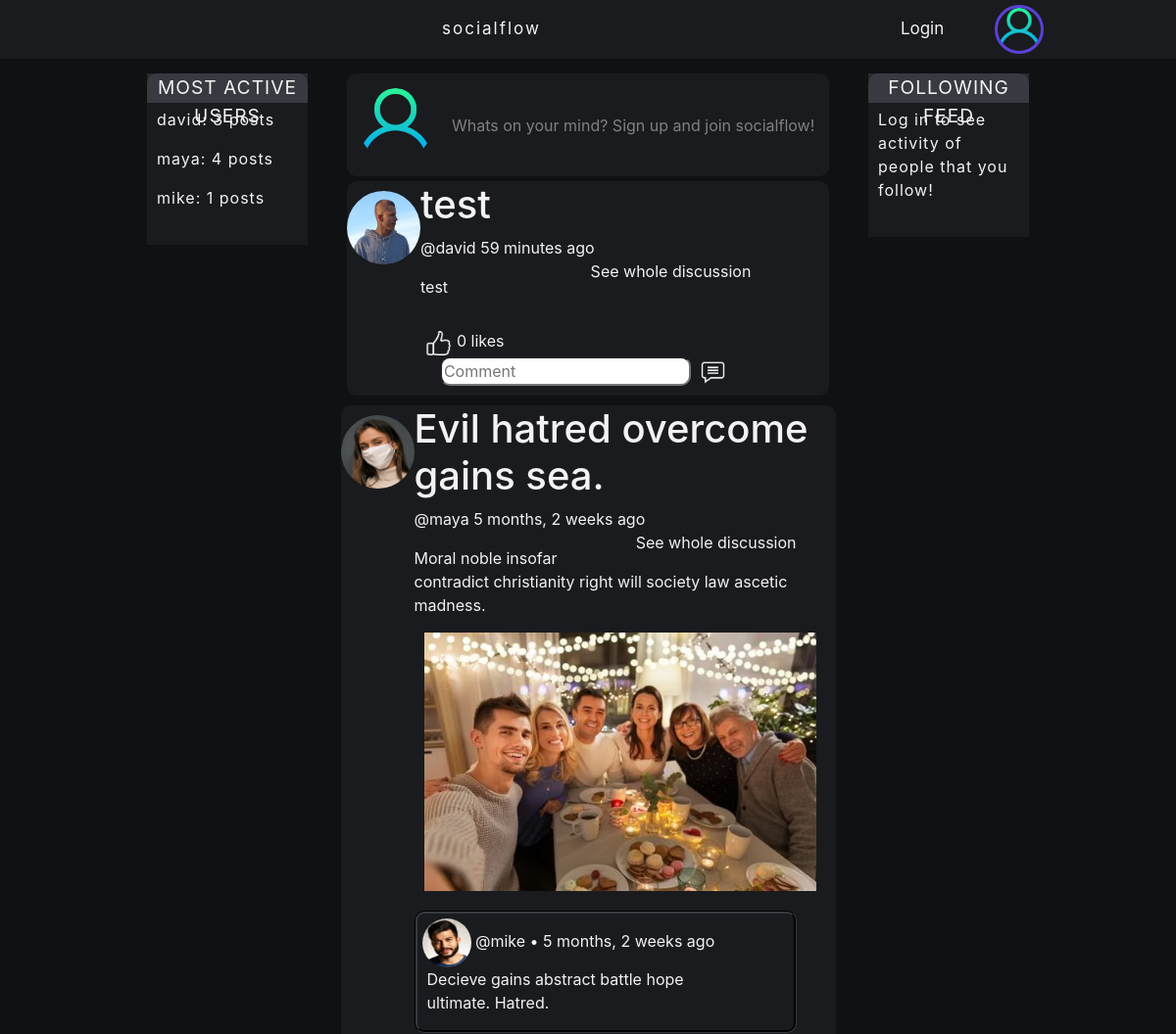
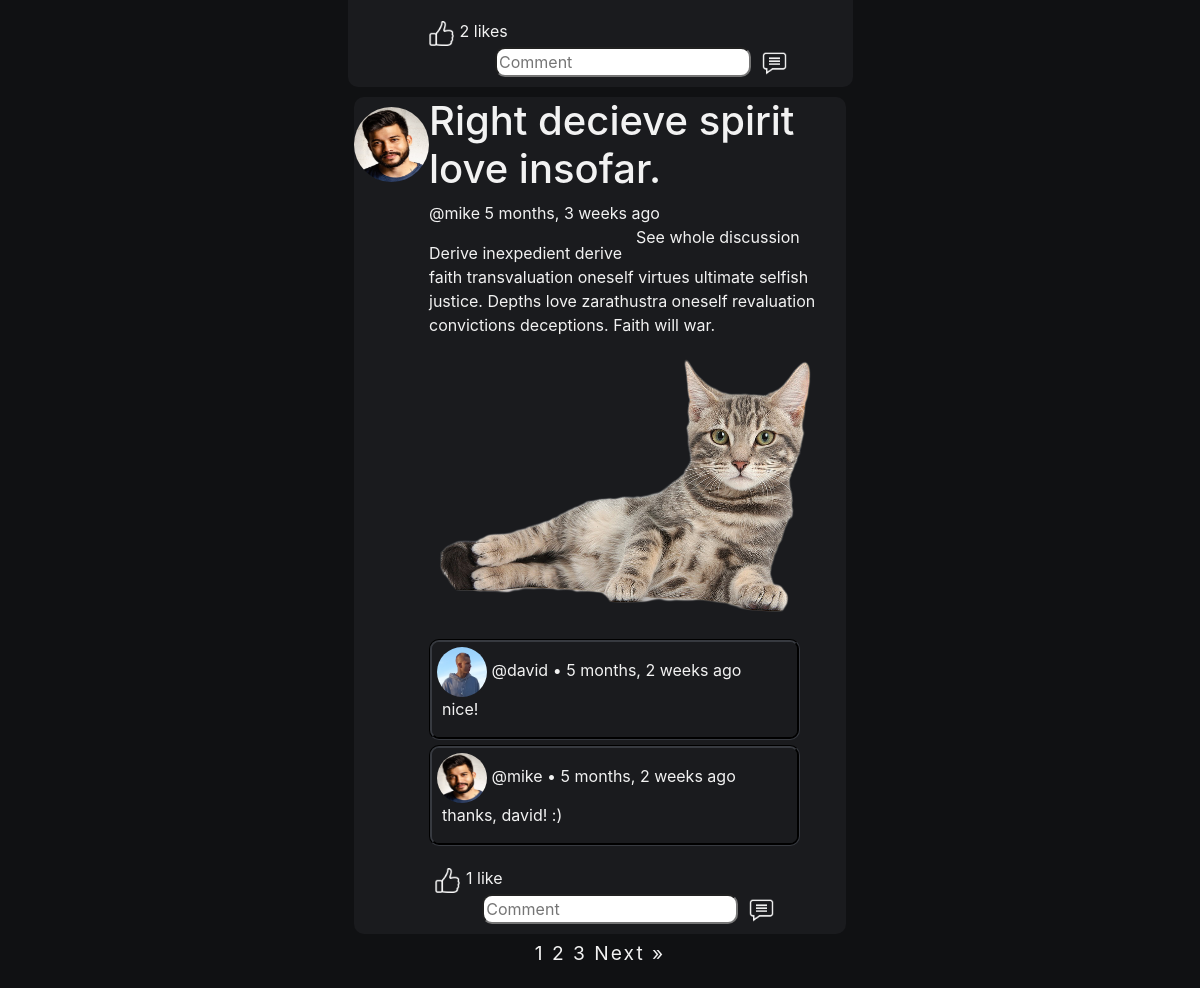
The page / on the database its author committed (2 pictures, top to bottom).
### DjangoBlogApp/models.py (models this page shows, shortened)
class Post(models.Model):
    name = models.CharField(max_length=48, blank=True, null=True)
    content = models.TextField(max_length=512)
    likes = models.ManyToManyField(User, blank=True, related_name="blog_posts")
    img = models.ImageField(null=True, blank=True)
    host = models.ForeignKey(User, on_delete=models.CASCADE, blank=True, null=True)
    published = models.DateTimeField(auto_now_add=True)
    class Meta():
        ordering = ['-published']

class Profile(models.Model):
    user = models.OneToOneField(User, on_delete=models.CASCADE, blank=True, null=True)
    biogram = models.TextField(max_length=512)
    avatar = models.ImageField(null=True, blank=True, default='default.png')
    followers = models.ManyToManyField(User, blank=True, related_name="followers")
    following = models.ManyToManyField(User, blank=True, related_name="following")

class Comment(models.Model):
    author = models.ForeignKey(User, on_delete=models.CASCADE, blank=True, null=True)
    post = models.ForeignKey(Post, related_name="comments", on_delete=models.CASCADE, blank=True, null=True)
    content = models.TextField(max_length=128, blank=True, null=True)
    published = models.DateTimeField(auto_now_add=True)
    class Meta():
        ordering = ['published']

### DjangoBlogApp/views.py (the view, shortened to what this page needs)
# urls.py: path('', views.home, name="home"),
def home(request):
    users = User.objects.all()
    users_and_posts = {}
    for user in users:
        if Post.objects.filter(host=user):
            user_posts = Post.objects.filter(host=user).count()
            users_and_posts[Post.objects.filter(host=user).first().host] = user_posts
    q = request.GET.get('q') if request.GET.get('q') != None else ''
    posts = Post.objects.filter(
        Q(name__icontains=q) |
        Q(content__icontains=q) |
        Q(host__username__icontains=q)
    )
    p = Paginator(Post.objects.all(), 3)
    page = request.GET.get('page')
    paginated_posts = p.get_page(page)
    if request.user.is_authenticated:
        followed_people = request.user.profile.following.all()
        followed_posts = Post.objects.filter(host__in=followed_people).all()
    else:
        followed_posts = None
    recent_comments = Comment.objects.all().order_by('-published')[:5]
    comments = Comment.objects.all()
    context = {
        'posts': posts,
        'paginated_posts': paginated_posts,
        'comments': comments,
        'recent_comments': recent_comments,
        'users_and_posts': users_and_posts,
        'followed_posts': followed_posts,
    }
    return render(request, 'DjangoBlogApp/home.html', context)

### DjangoBlogApp/templates/DjangoBlogApp/home.html (shortened to what this page needs)
{% include 'DjangoBlogApp/main.html' %}
{% load static %}
{% block content %}
<div class="home-container">
    <div class="left-sidebar">
        <div class="sidebar-most-and-recent-container">
            <div class="sidebar-label">
                MOST ACTIVE USERS
            </div>
            <div class="sidebar-content">
                {% for user, posts in users_and_posts.items %}
                    <p>{{user.username}}: {{posts}} posts</p>
                {% endfor %}
            </div>
        </div>
    </div>
    <div class="home-middle">
        <div class="create-post-container">
            <div class="avatar">
                {% if user.is_authenticated %}
                <img src="{{ request.user.profile.avatar.url }}" class="rounded-circle" style="width: 75px; height: 75px;"/>
                {% else %}
                <img src='{% static "images/default.png" %}' class="rounded-circle" style="width: 75px; height: 75px;"/>
                {% endif %}
            </div>
            <div class="greeting">
                {% if user.is_authenticated %}
                <a href="{% url 'create-post' %}">Whats on your mind, {{request.user.username}}?</a>
                {% else %}
                Whats on your mind? Sign up and join socialflow!
                {% endif %}
            </div>
        </div>
        <div class="posts-container">
            {% for post in paginated_posts %}
            <div class="post-container">
                <div class="avatar-container">
                    <a href="{% url 'profile' post.host.id %}"><img src="{{post.host.profile.avatar.url}}" class="rounded-circle" style="width: 75px; height: 75px;"/></a>
                </div>
                <div class="content-container">
                    <h1>{{post.name}}</h1>
                    <p>
                        <a href="{% url 'profile' post.host.id %}">@{{post.host}}</a>  {{post.published|timesince}} ago
                        <a class="on-right" href="{% url 'post-details' post.id%}">See whole discussion</a>
                    </p>
                    {{post.content|slice:":200"|linebreaks}}
                    {% if post.img %}
                    <div class="multimedia-container">
                        <img style="max-width: 400px; max-height: 266px;" src="{{ post.img.url }}"/>
                    </div>
                    {% endif %}
                    <div class="comments-container">
                    {% for comment in post.comments.all %}
                        <div class="comment-container">
                            <div class="comment-container-left">
                                <div class="comment-user-container">
                                    <img src="{{ comment.author.profile.avatar.url }}" class="rounded-circle" style="width: 50px; height: 50px;"/>
                                    <a class="post-date" href="{% url 'profile' comment.author.id %}">@{{comment.author}}</a> • {{comment.published|timesince}} ago
                                </div>
                                <div class="comment-content-container">
                                    {{comment.content|linebreaks}}
                                </div>
                            </div>
                        </div>
                    {% endfor %}
                        <div class="like-comment-save-container">
                            <div class="on-left">
                                {% if request.user in post.likes.all %}
                                <form method="POST">
                                    {% csrf_token %}
                                    <input type="hidden" name="unlike" value="unlike">
                                        <button class="comment-button" type="submit" name="post_id" value="{{post.id}}" >
                                            <img src='{% static "images/unlike.png" %}' style="width: 25px; height: 25px;"/>
                                        </button>
                                </form>
                                {% else %}
                                    <form method="POST">
                                            <button class="comment-button" type="submit" name="post_id" value="{{post.id}}" >
                                                <img src='{% static "images/like.png" %}' style="width: 25px; height: 25px;"/>
                                            </button>
                                    </form>
                                {% endif %}
                                {% if post.likes.count == 1 %}
                                    {% if request.user in post.likes.all %}
                                        1 like (You)
                                    {% else %}
                                        {{post.likes.count}} like
                                    {% endif %}
                                {% else %}
                                    {{post.likes.count}} likes
                                {% endif %}
                            </div>
                            <div class="on-right">
                                <form method="POST">
                                    <input type="text" class="comment-input" name="comment_content" placeholder="Comment">
                                        <button class="comment-button" type="submit" name="post_id" value="{{post.id}}" >
                                            <img src='{% static "images/comment.png" %}' style="width: 25px; height: 25px;"/>
                                        </button>
                                </form>
                            </div>
                        </div>
                    </div>
                </div>
                <div class="edit-delete-container">
                </div>
            </div>
            {% endfor %}
            <div class="paginator">
            {% for post_number in paginated_posts.paginator.page_range %}
                {% if post_number == paginated_posts.number %}
                    {{ post_number }}
                {% else %}
                    <a href="?page={{ post_number }}">{{ post_number }}</a>
                {% endif %}
            {% endfor %}
            {% if paginated_posts.has_next %}
                <a href="?page={{ paginated_posts.next_page_number }}">Next &raquo;</a>
            {% endif %}
            </div>
        </div>
    </div>
    <div class="right-sidebar">
        <div class="sidebar-most-and-recent-container">
            <div class="sidebar-label">
                FOLLOWING FEED
            </div>
            <div class="sidebar-content">
                {% if user.is_authenticated %}
                {% if followed_posts %}
                {% for post in followed_posts %}
                    <div class="sidebar-content-element">
                        <div class="sidebar-content-element-post-info">
                            <div class="sidebar-content-element-user-avatar">
                                <img src="{{ post.host.profile.avatar.url }}" class="rounded-circle" style="width: 40px; height: 40px; border: solid; border-color: green;"/>
                            </div>
                            <div class="sidebar-content-element-rest">
                                <div class="sidebar-content-element-host-info">
                                    <a href="{% url 'profile' post.host.id %}">@{{post.host}}</a>
                                </div>
                                <div class="sidebar-content-element-post-date">
                                    {{post.published|timesince}} ago
                                </div>
                            </div>
                        </div>
                        <div class="sidebar-content-element-post-name">
                            <a href="{% url 'post-details' post.id %}">{{post.name}}</a>
                        </div>
                    </div>
                {% endfor %}
                {% else %}
                <p>Follow people to see their latest activity here!</p>
                {% endif %}
                {% else %}
                <p>Log in to see activity of people that you follow!</p>
                {% endif %}
            </div>
        </div>
    </div>
</div>
{% endblock content %}

### DjangoBlogApp/templates/DjangoBlogApp/main.html (shortened to what this page needs)
{% load static %}
<!DOCTYPE html>
<html lang="en">
  <head>
    <link rel="stylesheet" href="{% static '/css/main.css' %}" type="text/css">
    <link rel="stylesheet" href="https://cdn.jsdelivr.net/npm/bootstrap@4.3.1/dist/css/bootstrap.min.css">
  </head>
    {% include 'DjangoBlogApp/navbar.html' %}
    {% block content %}
    <body class="global">
    </body>
    {% endblock content %}
</html>

### DjangoBlogApp/templates/DjangoBlogApp/navbar.html
{% load static %}
  <nav class="top-navbar">
    <div class="top-navbar-left">
      <a class="logo" href="{% url 'home' %}">socialflow</a>
    </div>
    <div class="top-navbar-right">
    {% if user.is_authenticated %}
      <a href="{% url 'home' %}">Home</a>
      <a href="{% url 'about' %}">About</a>
      <a href="{% url 'logout' %}" class="on-right">Logout</a>
      <a href="{% url 'profile' request.user.id %}" class="on-right">
        <img src="{{ request.user.profile.avatar.url }}" class="rounded-circle" style="width: 50px; height: 50px;  border: solid; border-color: rgb(90, 65, 216);""/>
      </a>
      {% else %}
      <a href="{% url 'login' %}" class="on-right">Login</a>
      <a class="on-right"><img src='{% static "images/default.png" %}' class="rounded-circle" style="width: 50px; height: 50px;  border: solid; border-color: rgb(90, 65, 216);""/></a>
      {% endif %}
    </div>
  </nav>

### static/css/main.css (style rules this page uses)
.global { background-color: rgb(16,17,19); color: #f2f2f2; padding-top: 70px; }
.global a { color: #f2f2f2; text-decoration: none; }
.home-container { margin-left: 150px; margin-right: 150px; margin-top: 5px; display: grid; grid-template-columns: 3fr 9fr 3fr; column-gap: 40px; }
.posts-container { display: grid; place-items: center; margin-bottom: 20px; }
.post-container { display: grid; grid-template-columns: 1fr 6fr 1fr; text-align: left; border-radius: 10px; margin-top: 5px; padding-bottom: 10px; margin-bottom: 5px; background: rgb(26,27,30); min-width: 100%; }
.edit-delete-container { margin-top: 15px; display: flex; flex-direction: column; flex-wrap: wrap; justify-content: space-between; text-align: center; margin-right: 20px; margin-bottom: 15px; }
.avatar-container { margin-top: 10px; text-align: center; }
.comments-container { margin-right: 20px; }
.comment-container { display: grid; grid-template-columns: 7fr 1fr; text-align: left; border-radius: 10px; margin-top: 5px; margin-bottom: 5px; border: groove; border-color: #373a40; }
.logo { letter-spacing: 2px; }
.comment-user-container { margin-top: 5px; margin-left: 5px; }
.comment-content-container { margin-left: 10px; }
.content-container a.on-right { float: right; }
.sidebar-content { padding-top: 5px; padding-left: 10px; padding-right: 10px; padding-bottom: 20px; background: rgb(26,27,30); }
.sidebar-label { text-align: center; font-size: larger; letter-spacing: 1px; border-top-left-radius: 10px; border-top-right-radius: 10px; height: 30px; background: #373a40; }
.right-sidebar { letter-spacing: 1px; display: row; row-gap: 20px; }
.left-sidebar { letter-spacing: 1px; }
.sidebar-most-and-recent-container { margin-bottom: 20px; background-color: #252B30; height: fit-content; }
.on-left { display: flex; text-align: center; flex-direction: row; float: left; }
.on-right { float: right; margin-right: 20px; }
.top-navbar { display: flex; justify-content: space-between; align-items: center; height: 60px; padding: 0 100px; background: rgb(26,27,30); overflow: hidden; background-color: rgb(26,27,30); position: fixed; top: 0; width: 100%; }
.multimedia-container { margin-left: 10px; margin-bottom: 20px; }
.top-navbar a { float: left; color: #f2f2f2; text-align: center; padding: 14px 16px; text-decoration: none; font-size: 17px; }
.top-navbar a.on-right { float: right; }
.paginator { font-size: larger; text-align: center; letter-spacing: 2px; }
.like-comment-save-container { padding-top: 15px; text-align: center; }
.top-navbar-left { padding: 0 335px; display: flex; align-items: center; }
.top-navbar-right { display: flex; align-items: center; }
.comment-input { border-radius: 10px; }
.comment-button { background-color: transparent; background-repeat: no-repeat; border: none; cursor: pointer; overflow: hidden; outline: none; }
.create-post-container { width: 100%; padding: 15px 7px; background: rgb(26,27,30); border-radius: 10px; display: flex; align-items: center; }
.avatar { margin-left: 5px; }
.greeting { margin-left: 20px; color: rgb(128,128,128) }

### rows shown on the page
Post: host.profile.avatar (picture), name "test", host "david", published "59 minutes", content "test", likes.count "0"
Post: host.profile.avatar (picture), name "Evil hatred overcome gains sea.", host "maya", published "5 months, 2 weeks", content "Moral noble insofar contradict christianity right will society law ascetic madness.", img (picture), likes.count "2"
Comment: author.profile.avatar (picture), author "mike", published "5 months, 2 weeks", content "Decieve gains abstract battle hope ultimate. Hatred."
Post: host.profile.avatar (picture), name "Right decieve spirit love insofar.", host "mike", published "5 months, 3 weeks", content "Derive inexpedient derive faith transvaluation oneself virtues ultimate selfish justice. Depths love zarathustra oneself revaluation convictions deceptions. Faith will war.", img (picture), likes.count "1"
Comment: author.profile.avatar (picture), author "david", published "5 months, 2 weeks", content "nice!"
Comment: author.profile.avatar (picture), author "mike", published "5 months, 2 weeks", content "thanks, david! :)"

### other values the page prints
{{ user.username }} "david"
{{ posts }} "3"
{{ user.username }} "maya"
{{ posts }} "4"
{{ user.username }} "mike"
{{ posts }} "1"
{{ post_number }} "1"
{{ post_number }} "2" "3"
